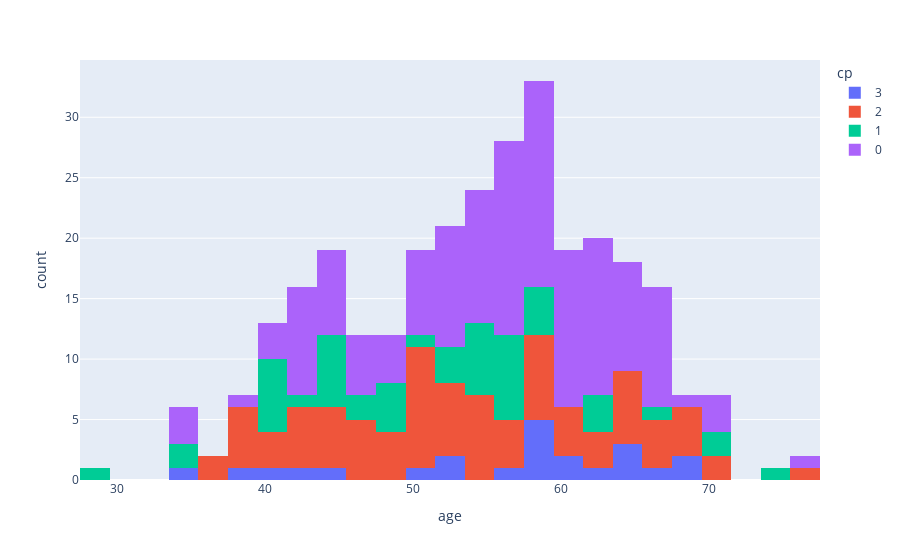

Notebook code cell kept with this figure:
### Code cell
fig = px.histogram(data_frame=df , x='age' , color='cp')
fig.show()

### Figure 1 — Plotly figure (JSON) as saved in the notebook; plotly's stock layout.template omitted (floating-point values rounded to 4 significant figures; data arrays with more than 128 entries replaced by an {"elided": "..."} marker saying what was removed)
{"data": [{"alignmentgroup": "True", "bingroup": "x", "hovertemplate": "cp=3<br>age=%{x}<br>count=%{y}<extra></extra>", "legendgroup": "3", "marker": {"color": "#636efa", "pattern": {"shape": ""}}, "name": "3", "offsetgroup": "3", "orientation": "v", "showlegend": true, "type": "histogram", "x": [63, 64, 58, 66, 69, 40, 51, 34, 52, 52, 42, 59, 69, 56, 60, 64, 65, 59, 59, 38, 61, 59, 45], "xaxis": "x", "yaxis": "y"}, {"alignmentgroup": "True", "bingroup": "x", "hovertemplate": "cp=2<br>age=%{x}<br>count=%{y}<extra></extra>", "legendgroup": "2", "marker": {"color": "#EF553B", "pattern": {"shape": ""}}, "name": "2", "offsetgroup": "2", "orientation": "v", "showlegend": true, "type": "histogram", "x": [37, 52, 57, 48, 50, 58, 44, 61, 59, 51, 65, 53, 54, 46, 54, 54, 65, 65, 51, 39, 44, 47, 53, 51, 62, 44, 63, 71, 58, 51, 54, 51, 43, 51, 58, 41, 60, 67, 68, 54, 48, 52, 43, 53, 42, 50, 68, 57, 64, 37, 41, 41, 54, 39, 67, 52, 54, 60, 51, 42, 76, 44, 44, 42, 66, 39, 47, 38, 38, 56, 58, 64, 58, 50, 60, 46, 68, 49, 57, 62, 64, 47, 70, 69, 49, 59, 67], "xaxis": "x", "yaxis": "y"}, {"alignmentgroup": "True", "bingroup": "x", "hovertemplate": "cp=1<br>age=%{x}<br>count=%{y}<extra></extra>", "legendgroup": "1", "marker": {"color": "#00cc96", "pattern": {"shape": ""}}, "name": "1", "offsetgroup": "1", "orientation": "v", "showlegend": true, "type": "histogram", "x": [41, 56, 56, 44, 49, 71, 41, 44, 48, 52, 52, 54, 41, 45, 44, 29, 55, 59, 52, 45, 46, 54, 45, 63, 50, 55, 46, 34, 74, 49, 42, 41, 41, 62, 70, 35, 58, 56, 56, 55, 41, 48, 58, 62, 66, 54, 57, 58, 57, 57], "xaxis": "x", "yaxis": "y"}, {"alignmentgroup": "True", "bingroup": "x", "hovertemplate": "cp=0<br>age=%{x}<br>count=%{y}<extra></extra>", "legendgroup": "0", "marker": {"color": "#ab63fa", "pattern": {"shape": ""}}, "name": "0", "offsetgroup": "0", "orientation": "v", "showlegend": true, "type": "histogram", "x": {"elided": "143 int values"}, "xaxis": "x", "yaxis": "y"}], "layout": {"barmode": "relative", "legend": {"title": {"text": "cp"}, "tracegroupgap": 0}, "margin": {"t": 60}, "xaxis": {"anchor": "y", "domain": [0, 1], "title": {"text": "age"}}, "yaxis": {"anchor": "x", "domain": [0, 1], "title": {"text": "count"}}}}
